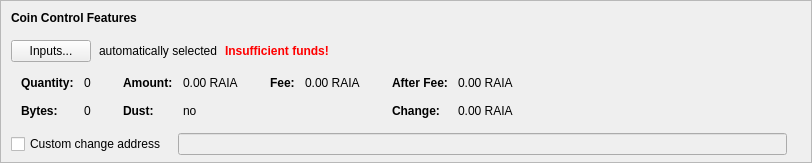
      <widget class="QFrame" name="frameCoinControl">
       <property name="sizePolicy">
        <sizepolicy hsizetype="Expanding" vsizetype="Fixed">
         <horstretch>0</horstretch>
         <verstretch>0</verstretch>
        </sizepolicy>
       </property>
       <property name="maximumSize">
        <size>
         <width>16777215</width>
         <height>16777215</height>
        </size>
       </property>
       <property name="frameShape">
        <enum>QFrame::StyledPanel</enum>
       </property>
       <property name="frameShadow">
        <enum>QFrame::Sunken</enum>
       </property>
       <layout class="QVBoxLayout" name="verticalLayoutCoinControl2">
        <property name="spacing">
         <number>0</number>
        </property>
        <property name="leftMargin">
         <number>0</number>
        </property>
        <property name="topMargin">
         <number>0</number>
        </property>
        <property name="rightMargin">
         <number>0</number>
        </property>
        <property name="bottomMargin">
         <number>6</number>
        </property>
        <item>
         <layout class="QVBoxLayout" name="verticalLayoutCoinControl" stretch="0,0,0,0,0">
          <property name="spacing">
           <number>0</number>
          </property>
          <property name="leftMargin">
           <number>10</number>
          </property>
          <property name="topMargin">
           <number>10</number>
          </property>
          <item>
           <layout class="QHBoxLayout" name="horizontalLayoutCoinControl1">
            <property name="bottomMargin">
             <number>15</number>
            </property>
            <item>
             <widget class="QLabel" name="labelCoinControlFeatures">
              <property name="sizePolicy">
               <sizepolicy hsizetype="Preferred" vsizetype="Maximum">
                <horstretch>0</horstretch>
                <verstretch>0</verstretch>
               </sizepolicy>
              </property>
              <property name="font">
               <font>
                <weight>75</weight>
                <bold>true</bold>
               </font>
              </property>
              <property name="styleSheet">
               <string notr="true">font-weight:bold;</string>
              </property>
              <property name="text">
               <string>Coin Control Features</string>
              </property>
             </widget>
            </item>
           </layout>
          </item>
          <item>
           <layout class="QHBoxLayout" name="horizontalLayoutCoinControl2" stretch="0,0,0,0">
            <property name="spacing">
             <number>8</number>
            </property>
            <property name="bottomMargin">
             <number>10</number>
            </property>
            <item>
             <widget class="QPushButton" name="pushButtonCoinControl">
              <property name="styleSheet">
               <string notr="true"/>
              </property>
              <property name="text">
               <string>Inputs...</string>
              </property>
              <property name="autoDefault">
               <bool>false</bool>
              </property>
             </widget>
            </item>
            <item>
             <widget class="QLabel" name="labelCoinControlAutomaticallySelected">
              <property name="text">
               <string>automatically selected</string>
              </property>
              <property name="margin">
               <number>5</number>
              </property>
             </widget>
            </item>
            <item>
             <widget class="QLabel" name="labelCoinControlInsuffFunds">
              <property name="font">
               <font>
                <weight>75</weight>
                <bold>true</bold>
               </font>
              </property>
              <property name="styleSheet">
               <string notr="true">color:red;font-weight:bold;</string>
              </property>
              <property name="text">
               <string>Insufficient funds!</string>
              </property>
              <property name="margin">
               <number>5</number>
              </property>
             </widget>
            </item>
            <item>
             <spacer name="horizontalSpacerCoinControl">
              <property name="orientation">
               <enum>Qt::Horizontal</enum>
              </property>
              <property name="sizeHint" stdset="0">
               <size>
                <width>40</width>
                <height>1</height>
               </size>
              </property>
             </spacer>
            </item>
           </layout>
          </item>
          <item>
           <widget class="QWidget" name="widgetCoinControl" native="true">
            <property name="sizePolicy">
             <sizepolicy hsizetype="Preferred" vsizetype="Preferred">
              <horstretch>0</horstretch>
              <verstretch>0</verstretch>
             </sizepolicy>
            </property>
            <property name="minimumSize">
             <size>
              <width>0</width>
              <height>0</height>
             </size>
            </property>
            <property name="styleSheet">
             <string notr="true"/>
            </property>
            <layout class="QHBoxLayout" name="horizontalLayoutCoinControl5">
             <property name="leftMargin">
              <number>0</number>
             </property>
             <property name="topMargin">
              <number>0</number>
             </property>
             <property name="rightMargin">
              <number>0</number>
             </property>
             <property name="bottomMargin">
              <number>0</number>
             </property>
             <item>
              <layout class="QHBoxLayout" name="horizontalLayoutCoinControl3" stretch="0,0,0,1">
               <property name="spacing">
                <number>20</number>
               </property>
               <property name="topMargin">
                <number>0</number>
               </property>
               <property name="bottomMargin">
                <number>10</number>
               </property>
               <item>
                <layout class="QFormLayout" name="formLayoutCoinControl1">
                 <property name="horizontalSpacing">
                  <number>10</number>
                 </property>
                 <property name="verticalSpacing">
                  <number>14</number>
                 </property>
                 <property name="leftMargin">
                  <number>10</number>
                 </property>
                 <property name="topMargin">
                  <number>4</number>
                 </property>
                 <property name="rightMargin">
                  <number>6</number>
                 </property>
                 <item row="0" column="0">
                  <widget class="QLabel" name="labelCoinControlQuantityText">
                   <property name="font">
                    <font>
                     <weight>75</weight>
                     <bold>true</bold>
                    </font>
                   </property>
                   <property name="text">
                    <string>Quantity:</string>
                   </property>
                   <property name="margin">
                    <number>0</number>
                   </property>
                  </widget>
                 </item>
                 <item row="0" column="1">
                  <widget class="QLabel" name="labelCoinControlQuantity">
                   <property name="cursor">
                    <cursorShape>IBeamCursor</cursorShape>
                   </property>
                   <property name="contextMenuPolicy">
                    <enum>Qt::ActionsContextMenu</enum>
                   </property>
                   <property name="text">
                    <string notr="true">0</string>
                   </property>
                   <property name="margin">
                    <number>0</number>
                   </property>
                   <property name="textInteractionFlags">
                    <set>Qt::LinksAccessibleByMouse|Qt::TextSelectableByKeyboard|Qt::TextSelectableByMouse</set>
                   </property>
                  </widget>
                 </item>
                 <item row="1" column="0">
                  <widget class="QLabel" name="labelCoinControlBytesText">
                   <property name="font">
                    <font>
                     <weight>75</weight>
                     <bold>true</bold>
                    </font>
                   </property>
                   <property name="text">
                    <string>Bytes:</string>
                   </property>
                  </widget>
                 </item>
                 <item row="1" column="1">
                  <widget class="QLabel" name="labelCoinControlBytes">
                   <property name="cursor">
                    <cursorShape>IBeamCursor</cursorShape>
                   </property>
                   <property name="contextMenuPolicy">
                    <enum>Qt::ActionsContextMenu</enum>
                   </property>
                   <property name="text">
                    <string notr="true">0</string>
                   </property>
                   <property name="textInteractionFlags">
                    <set>Qt::LinksAccessibleByMouse|Qt::TextSelectableByKeyboard|Qt::TextSelectableByMouse</set>
                   </property>
                  </widget>
                 </item>
                </layout>
               </item>
               <item>
                <layout class="QFormLayout" name="formLayoutCoinControl2">
                 <property name="horizontalSpacing">
                  <number>10</number>
                 </property>
                 <property name="verticalSpacing">
                  <number>14</number>
                 </property>
                 <property name="leftMargin">
                  <number>6</number>
                 </property>
                 <property name="topMargin">
                  <number>4</number>
                 </property>
                 <property name="rightMargin">
                  <number>6</number>
                 </property>
                 <item row="0" column="0">
                  <widget class="QLabel" name="labelCoinControlAmountText">
                   <property name="font">
                    <font>
                     <weight>75</weight>
                     <bold>true</bold>
                    </font>
                   </property>
                   <property name="text">
                    <string>Amount:</string>
                   </property>
                   <property name="margin">
                    <number>0</number>
                   </property>
                  </widget>
                 </item>
                 <item row="0" column="1">
                  <widget class="QLabel" name="labelCoinControlAmount">
                   <property name="cursor">
                    <cursorShape>IBeamCursor</cursorShape>
                   </property>
                   <property name="contextMenuPolicy">
                    <enum>Qt::ActionsContextMenu</enum>
                   </property>
                   <property name="text">
                    <string notr="true">0.00 RAIA</string>
                   </property>
                   <property name="textInteractionFlags">
                    <set>Qt::LinksAccessibleByMouse|Qt::TextSelectableByKeyboard|Qt::TextSelectableByMouse</set>
                   </property>
                  </widget>
                 </item>
                 <item row="1" column="0">
                  <widget class="QLabel" name="labelCoinControlLowOutputText">
                   <property name="font">
                    <font>
                     <weight>75</weight>
                     <bold>true</bold>
                    </font>
                   </property>
                   <property name="text">
                    <string>Dust:</string>
                   </property>
                  </widget>
                 </item>
                 <item row="1" column="1">
                  <widget class="QLabel" name="labelCoinControlLowOutput">
                   <property name="cursor">
                    <cursorShape>IBeamCursor</cursorShape>
                   </property>
                   <property name="contextMenuPolicy">
                    <enum>Qt::ActionsContextMenu</enum>
                   </property>
                   <property name="text">
                    <string notr="true">no</string>
                   </property>
                   <property name="textInteractionFlags">
                    <set>Qt::LinksAccessibleByMouse|Qt::TextSelectableByKeyboard|Qt::TextSelectableByMouse</set>
                   </property>
                  </widget>
                 </item>
                </layout>
               </item>
               <item>
                <layout class="QFormLayout" name="formLayoutCoinControl3">
                 <property name="horizontalSpacing">
                  <number>10</number>
                 </property>
                 <property name="verticalSpacing">
                  <number>14</number>
                 </property>
                 <property name="leftMargin">
                  <number>6</number>
                 </property>
                 <property name="topMargin">
                  <number>4</number>
                 </property>
                 <property name="rightMargin">
                  <number>6</number>
                 </property>
                 <item row="0" column="0">
                  <widget class="QLabel" name="labelCoinControlFeeText">
                   <property name="font">
                    <font>
                     <weight>75</weight>
                     <bold>true</bold>
                    </font>
                   </property>
                   <property name="text">
                    <string>Fee:</string>
                   </property>
                   <property name="margin">
                    <number>0</number>
                   </property>
                  </widget>
                 </item>
                 <item row="0" column="1">
                  <widget class="QLabel" name="labelCoinControlFee">
                   <property name="cursor">
                    <cursorShape>IBeamCursor</cursorShape>
                   </property>
                   <property name="contextMenuPolicy">
                    <enum>Qt::ActionsContextMenu</enum>
                   </property>
                   <property name="text">
                    <string notr="true">0.00 RAIA</string>
                   </property>
                   <property name="textInteractionFlags">
                    <set>Qt::LinksAccessibleByMouse|Qt::TextSelectableByKeyboard|Qt::TextSelectableByMouse</set>
                   </property>
                  </widget>
                 </item>
                </layout>
               </item>
               <item>
                <layout class="QFormLayout" name="formLayoutCoinControl4">
                 <property name="horizontalSpacing">
                  <number>10</number>
                 </property>
                 <property name="verticalSpacing">
                  <number>14</number>
                 </property>
                 <property name="leftMargin">
                  <number>6</number>
                 </property>
                 <property name="topMargin">
                  <number>4</number>
                 </property>
                 <property name="rightMargin">
                  <number>6</number>
                 </property>
                 <item row="0" column="0">
                  <widget class="QLabel" name="labelCoinControlAfterFeeText">
                   <property name="font">
                    <font>
                     <weight>75</weight>
                     <bold>true</bold>
                    </font>
                   </property>
                   <property name="text">
                    <string>After Fee:</string>
                   </property>
                   <property name="margin">
                    <number>0</number>
                   </property>
                  </widget>
                 </item>
                 <item row="0" column="1">
                  <widget class="QLabel" name="labelCoinControlAfterFee">
                   <property name="cursor">
                    <cursorShape>IBeamCursor</cursorShape>
                   </property>
                   <property name="contextMenuPolicy">
                    <enum>Qt::ActionsContextMenu</enum>
                   </property>
                   <property name="text">
                    <string notr="true">0.00 RAIA</string>
                   </property>
                   <property name="textInteractionFlags">
                    <set>Qt::LinksAccessibleByMouse|Qt::TextSelectableByKeyboard|Qt::TextSelectableByMouse</set>
                   </property>
                  </widget>
                 </item>
                 <item row="1" column="0">
                  <widget class="QLabel" name="labelCoinControlChangeText">
                   <property name="font">
                    <font>
                     <weight>75</weight>
                     <bold>true</bold>
                    </font>
                   </property>
                   <property name="text">
                    <string>Change:</string>
                   </property>
                  </widget>
                 </item>
                 <item row="1" column="1">
                  <widget class="QLabel" name="labelCoinControlChange">
                   <property name="cursor">
                    <cursorShape>IBeamCursor</cursorShape>
                   </property>
                   <property name="contextMenuPolicy">
                    <enum>Qt::ActionsContextMenu</enum>
                   </property>
                   <property name="text">
                    <string notr="true">0.00 RAIA</string>
                   </property>
                   <property name="textInteractionFlags">
                    <set>Qt::LinksAccessibleByMouse|Qt::TextSelectableByKeyboard|Qt::TextSelectableByMouse</set>
                   </property>
                  </widget>
                 </item>
                </layout>
               </item>
              </layout>
             </item>
            </layout>
           </widget>
          </item>
          <item>
           <layout class="QHBoxLayout" name="horizontalLayoutCoinControl4" stretch="0,0,0">
            <property name="spacing">
             <number>12</number>
            </property>
            <property name="sizeConstraint">
             <enum>QLayout::SetDefaultConstraint</enum>
            </property>
            <property name="topMargin">
             <number>5</number>
            </property>
            <property name="rightMargin">
             <number>5</number>
            </property>
            <item>
             <widget class="QCheckBox" name="checkBoxCoinControlChange">
              <property name="toolTip">
               <string>If this is activated, but the change address is empty or invalid, change will be sent to a newly generated address.</string>
              </property>
              <property name="text">
               <string>Custom change address</string>
              </property>
             </widget>
            </item>
            <item>
             <widget class="QValidatedLineEdit" name="lineEditCoinControlChange">
              <property name="enabled">
               <bool>false</bool>
              </property>
              <property name="sizePolicy">
               <sizepolicy hsizetype="Expanding" vsizetype="Fixed">
                <horstretch>0</horstretch>
                <verstretch>0</verstretch>
               </sizepolicy>
              </property>
             </widget>
            </item>
            <item>
             <widget class="QLabel" name="labelCoinControlChangeLabel">
              <property name="sizePolicy">
               <sizepolicy hsizetype="Preferred" vsizetype="Expanding">
                <horstretch>0</horstretch>
                <verstretch>0</verstretch>
               </sizepolicy>
              </property>
              <property name="minimumSize">
               <size>
                <width>0</width>
                <height>0</height>
               </size>
              </property>
              <property name="text">
               <string/>
              </property>
              <property name="margin">
               <number>3</number>
              </property>
             </widget>
            </item>
           </layout>
          </item>
          <item>
           <spacer name="verticalSpacerCoinControl">
            <property name="orientation">
             <enum>Qt::Vertical</enum>
            </property>
            <property name="sizeHint" stdset="0">
             <size>
              <width>800</width>
              <height>1</height>
             </size>
            </property>
           </spacer>
          </item>
         </layout>
        </item>
       </layout>
      </widget>
